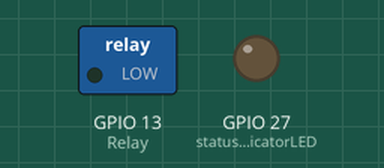
The sketch below on a simulated ESP32. Shown: switched loads named in the sketch (green lamp = pin HIGH), output pins drawn as LEDs (lit = HIGH). What the sketch prints to the serial monitor is not drawn.

Above: at 5.0 s.
At 11.0 s:
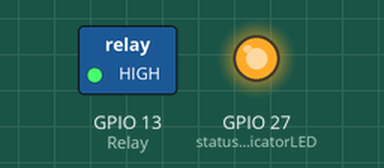
Timing chart, 0 to 13.0 s (numbered marks = the images above):
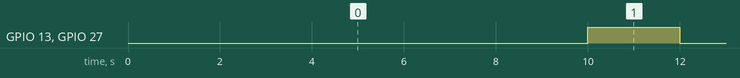

Measured:
- by itself, GPIO 13 (Relay), GPIO 27 (statusIndicatorLED): alternates HIGH for 2.0 s and LOW for 8.0 s

The sketch:

Paula_Pump-OG.ino
```cpp
//1.1///////////////// Init Pump Timer ///////////////////

// Pump Test
const long pumpInterval = 10000;
const long pumpRuntime = 2000;

//PUMP RUNNING
//const long pumpInterval = 3600000;
//const long pumpRuntime = 300000;

unsigned long lastTimePumpStart = 0;

int Relay = 13;

int statusIndicatorLED = 27; // Status LED


void setup() {

  pinMode(Relay,OUTPUT); // Set Relay Output

  pinMode(statusIndicatorLED,OUTPUT); // Set Indicator LED Output

  ///////////////////

  Serial.begin(115200);
  Serial.println("Setup finished");
}


void loop() {

//Pump Control
  if (millis() - lastTimePumpStart >= pumpInterval) {
    lastTimePumpStart = millis();
    digitalWrite(Relay,HIGH);
    digitalWrite(statusIndicatorLED, HIGH); // Indicating Pump Start
  }

  if (millis() - lastTimePumpStart >= pumpRuntime) {
   digitalWrite(Relay,LOW);
   digitalWrite(statusIndicatorLED, LOW); // Indicating Pump Finish
  }

}
```
